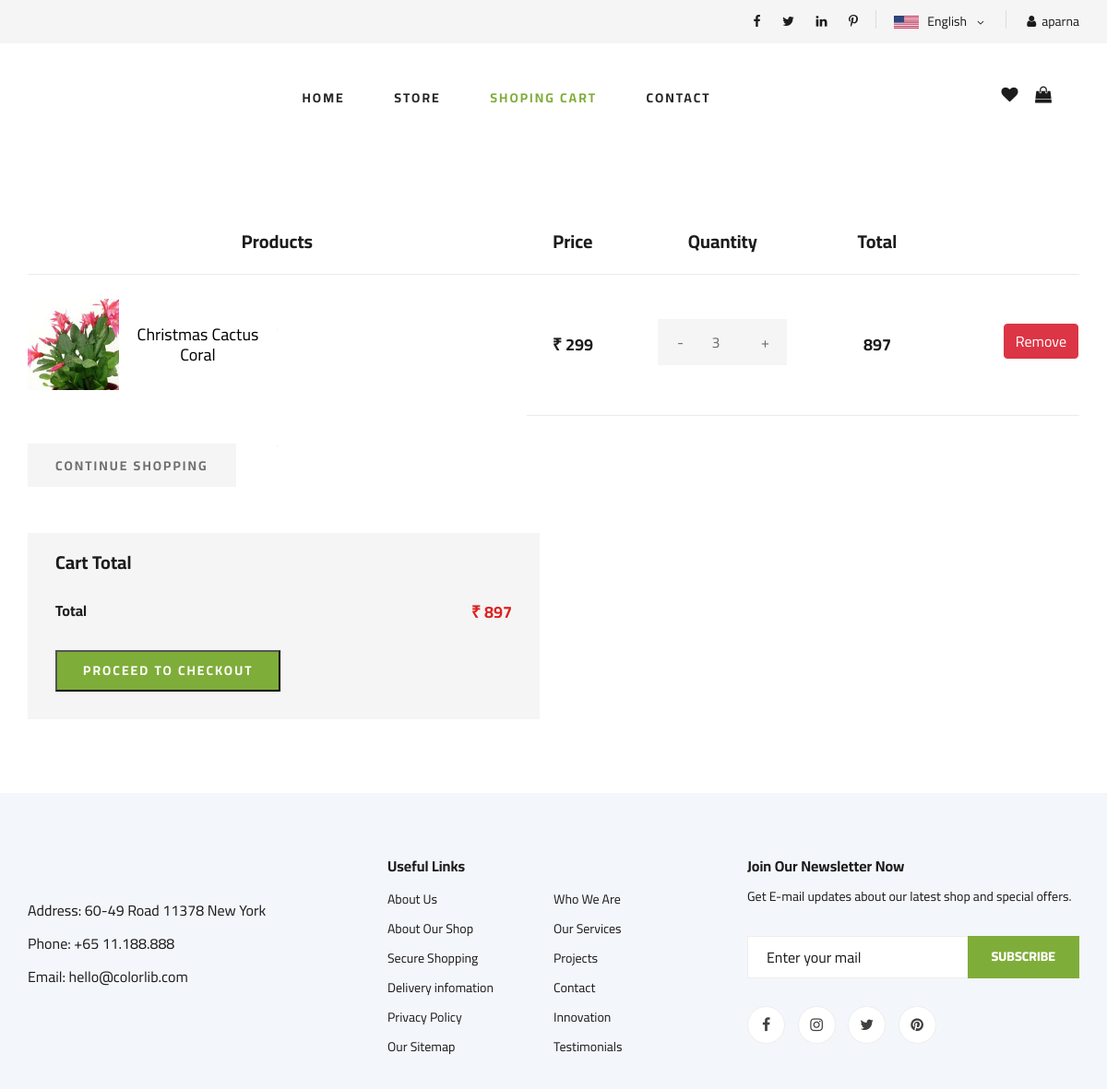
/shoping-cart/ (signed in), run on the app's committed database.
### user_accounts/models.py (models this page shows, shortened)
class CustomUser(AbstractUser):
    phone = models.CharField(max_length=12, unique=True, null=False)
    email = models.EmailField(unique=True)
    address = models.TextField(default=False)
    date_joined = models.DateField(default=timezone.now, null=True, blank=True)
    email_verified = models.BooleanField(default=False)
    USERNAME_FIELD = 'username'
    REQUIRED_FIELDS = []
    objects = UserManager()

### shop_cart/models.py (models this page shows, shortened)
class CartItem(models.Model):
    cart = models.ForeignKey(Cart, related_name='items', on_delete=models.CASCADE)
    product = models.ForeignKey(Product, on_delete=models.CASCADE,related_name='product')
    variant = models.ForeignKey(Variant,on_delete=models.CASCADE,related_name='variant')
    quantity = models.PositiveIntegerField(default=1)

### products/models.py (models this page shows, shortened)
class Variant(models.Model):
    color = models.CharField(max_length=100,default=None)
    price = models.PositiveIntegerField()
    stock = models.PositiveIntegerField(default=1)
    product = models.ForeignKey(Product, on_delete=models.CASCADE, related_name='variants')
    discounted_price = models.DecimalField(max_digits=10, decimal_places=2, null=True, blank=True)
    is_listed = models.BooleanField(default=True)
    slug = models.SlugField(unique=False,blank=True)

class ProductImage(models.Model):
    variant = models.ForeignKey(Variant, on_delete=models.CASCADE, related_name='images',null=False)
    image = models.ImageField(upload_to='product_images/', blank=False, null=False)
    cropping = ImageRatioField('image', '1x1')

class Product(models.Model):
    name = models.CharField(max_length=20)
    image = models.ImageField(upload_to='product_image/', blank=False, null=False)
    cropping = ImageRatioField('image', '430x360')
    description = models.TextField()
    category = models.ForeignKey(Category, on_delete=models.CASCADE, related_name='products')
    is_listed = models.BooleanField(default=True)
    offer_applied =models.BooleanField(default=False)
    slug = models.SlugField(unique=True, blank=True)

### shop_cart/views.py (the view)
# urls.py: path('shoping-cart/',views.shoping_cart,name='shoping-cart'),
@never_cache
@login_required
def shoping_cart(request):
    try:
        user= request.user
        if user.is_anonymous:
            return redirect('login page')
        cart = Cart.objects.filter(user=user).first()
        if not cart:
            return redirect('shop')
        cartItems = CartItem.objects.filter(cart=cart)
        categories = Category.objects.all()
        total=0
        for item in cartItems:
            product= item.product
            variant = item.variant
            item.discounted_price = variant.price
            if product.offer_applied:
                offer = ProductOffer.objects.filter(product=product).first()
                if offer and offer.is_active and offer.variant == variant:
                    item.discounted_price = variant.discounted_price or variant.price
            item.total_item_price = item.discounted_price * item.quantity
            total += item.total_item_price
        context = {
            'cartItems':cartItems,
            'total':total,
            'categories':categories
        }
        return render(request,'User side/shoping-cart.html',context)
    except Exception as e:
        messages.error(request, "An unexpected error occurred: " + str(e))
        return redirect('home page')

### templates/User side/shoping-cart.html (shortened to what this page needs)
{%load static%}
<!DOCTYPE html>
<html lang="zxx">
<head>
    <link rel="stylesheet" href="{%static 'css/bootstrap.min.css'%}" type="text/css">
    <link rel="stylesheet" href="{%static 'css/font-awesome.min.css'%}" type="text/css">
    <link rel="stylesheet" href="{%static 'css/elegant-icons.css'%}" type="text/css">
    <link rel="stylesheet" href="{%static 'css/nice-select.css'%}" type="text/css">
    <link rel="stylesheet" href="{%static 'css/jquery-ui.min.css'%}" type="text/css">
    <link rel="stylesheet" href="{%static 'css/owl.carousel.min.css'%}" type="text/css">
    <link rel="stylesheet" href="{%static 'css/slicknav.min.css'%}" type="text/css">
    <link rel="stylesheet" href="{%static 'css/style.css'%}" type="text/css">
    <link rel="stylesheet" href="https://cdn.jsdelivr.net/npm/sweetalert2@11/dist/sweetalert2.min.css">
</head>
<body>
    <header class="header">
        <div class="header__top">
            <div class="container">
                <div class="row">
                    <div class="col-lg-6">
                        <div class="header__top__left">
                        </div>
                    </div>
                    <div class="col-lg-6">
                        <div class="header__top__right">
                            <div class="header__top__right__social">
                                <a href="#"><i class="fa fa-facebook"></i></a>
                                <a href="#"><i class="fa fa-twitter"></i></a>
                                <a href="#"><i class="fa fa-linkedin"></i></a>
                                <a href="#"><i class="fa fa-pinterest-p"></i></a>
                            </div>
                            <div class="header__top__right__language">
                                <img src="{%static 'img/language.png'%}" alt="">
                                <div>English</div>
                                <span class="arrow_carrot-down"></span>
                            </div>
                            <div class="header__top__right__auth">
                                {% if user.is_authenticated %}
                                <a href="{% url 'profile page' user.id%}"><i
                                        class="fa fa-user"></i>{{user.username}}</a>
                                {% else %}
                                <a href="{% url 'login page' %}"><i class="fa fa-user"></i> Login/Signup</a>
                                {% endif %}
                            </div>
                        </div>
                    </div>
                </div>
            </div>
        </div>
        <div class="container">
            <div class="row">
                <div class="col-lg-3">
                    <div class="header__logo">
                    </div>
                </div>
                <div class="col-lg-6" style="padding: 20px;">
                    <nav class="header__menu">
                        <ul>
                            <li><a href="{%url 'home page'%}">Home</a></li>
                            <li><a href="{%url 'shop page'%}">Store</a>
                            </li>
                            <li class="active"><a href="{%url 'shoping-cart'%}">Shoping Cart</a></li>
                            <li><a href="{%url 'contact page'%}">Contact</a></li>
                        </ul>
                    </nav>
                </div>
                <div class="col-lg-3" style="padding: 20px;">
                    <div class="header__cart">
                        <ul>
                            <li><a href="{%url 'wishlist'%}"><i class="fa fa-heart"></i></a></li>
                            <li><a href="{%url 'shoping-cart'%}"><i class="fa fa-shopping-bag"></i></a>
                            </li>
                        </ul>
                    </div>
                </div>
            </div>
        </div>
    </header>
    <section class="shoping-cart spad">
        <div class="container">
            <form method="POST" action="{% url 'make_order'%}">
                <div class="row">
                    <div class="col-lg-12">
                        <div class="shoping__cart__table">
                            <table>
                                <thead>
                                    <tr>
                                        <th class="shoping__product" style="display: flex; justify-content: space-around;">Products</th>
                                        <th>Price</th>
                                        <th>Quantity</th>
                                        <th>Total</th>
                                        <th></th>
                                    </tr>
                                </thead>
                                <tbody>
                                    {% for cartItem in cartItems %}
                                    <tr>
                                        <td class="shoping__cart__item">
                                            <div class="shoping__cart__detail" style="display:flex; justify-content: center; align-items: center; justify-content: space-between; padding-right: 50%">
                                                <div style="width: 100px; height: 100px;">
                                                    <img src="{{ cartItem.variant.images.first.image.url }}" alt="">
                                                </div>
                                                <h5><a href="{% url 'product_detail' cartItem.product.slug %}"
                                                    style="color: black;">{{ cartItem.product.name }}</a></h5>
                                            </div>
                                        </td>
                                        {%if cartItem.discounted_price%}
                                        <td class="shoping__cart__price">
                                            ₹ {{ cartItem.discounted_price }}
                                        </td>
                                        {%else%}
                                        <td class="shoping__cart__price">
                                            ₹ {{ cartItem.variant.price }}
                                        </td>
                                        {%endif%}
                                        <td class="shoping__cart__quantity">
                                            <div class="quantity">
                                                <div class="pro-qty">
                                                    <input type="number" id="quantity_{{ cartItem.id }}" name="quantity_{{ cartItem.id }}" value="{{ cartItem.quantity }}" min="1">
                                                </div>
                                            </div>
                                        </td>
                                        <td class="shoping__cart__total">
                                            {{ cartItem.total_item_price }}
                                        </td>
                                        <td class="shoping__cart__item__close">
                                            <a href="{% url 'remove_cart' cartItem.id %}" class="btn btn-danger mb-2">Remove </a>
                                        </td>
                                    </tr>
                                    {% endfor %}
                                </tbody>
                            </table>
                        </div>
                    </div>
                </div>
                <div class="row">
                    <div class="col-lg-12">
                        <div class="shoping__cart__btns">
                            <a href="{% url 'shop page' %}" class="primary-btn cart-btn">CONTINUE SHOPPING</a>
                        </div>
                    </div>
                    <div class="col-lg-6">
                        <div class="shoping__checkout">
                            <h5>Cart Total</h5>
                            <ul>
                                <li>Total <span>₹ {{ total }}</span></li>
                            </ul>
                            <button type="submit" class="primary-btn">PROCEED TO CHECKOUT</button>
                        </div>
                    </div>
                </div>
            </form>
        </div>
    </section>
    <footer class="footer spad">
        <div class="container">
            <div class="row">
                <div class="col-lg-3 col-md-6 col-sm-6">
                    <div class="footer__about">
                        <div class="footer__about__logo">
                        </div>
                        <ul>
                            <li>Address: 60-49 Road 11378 New York</li>
                            <li>Phone: +65 11.188.888</li>
                            <li>Email: hello@colorlib.com</li>
                        </ul>
                    </div>
                </div>
                <div class="col-lg-4 col-md-6 col-sm-6 offset-lg-1">
                    <div class="footer__widget">
                        <h6>Useful Links</h6>
                        <ul>
                            <li><a href="#">About Us</a></li>
                            <li><a href="#">About Our Shop</a></li>
                            <li><a href="#">Secure Shopping</a></li>
                            <li><a href="#">Delivery infomation</a></li>
                            <li><a href="#">Privacy Policy</a></li>
                            <li><a href="#">Our Sitemap</a></li>
                        </ul>
                        <ul>
                            <li><a href="#">Who We Are</a></li>
                            <li><a href="#">Our Services</a></li>
                            <li><a href="#">Projects</a></li>
                            <li><a href="#">Contact</a></li>
                            <li><a href="#">Innovation</a></li>
                            <li><a href="#">Testimonials</a></li>
                        </ul>
                    </div>
                </div>
                <div class="col-lg-4 col-md-12">
                    <div class="footer__widget">
                        <h6>Join Our Newsletter Now</h6>
                        <p>Get E-mail updates about our latest shop and special offers.</p>
                        <form action="#">
                            <input type="text" placeholder="Enter your mail">
                            <button type="submit" class="site-btn">Subscribe</button>
                        </form>
                        <div class="footer__widget__social">
                            <a href="#"><i class="fa fa-facebook"></i></a>
                            <a href="#"><i class="fa fa-instagram"></i></a>
                            <a href="#"><i class="fa fa-twitter"></i></a>
                            <a href="#"><i class="fa fa-pinterest"></i></a>
                        </div>
                    </div>
                </div>
            </div>
        </div>
    </footer>
</body>
</html>

### data on the page
CustomUser: username "aparna"
CartItem: variant.images.first.image (picture), product.name "Christmas Cactus Coral", discounted_price "299", quantity "3", total_item_price "897"

### other printed values
{{ total }} "897"
